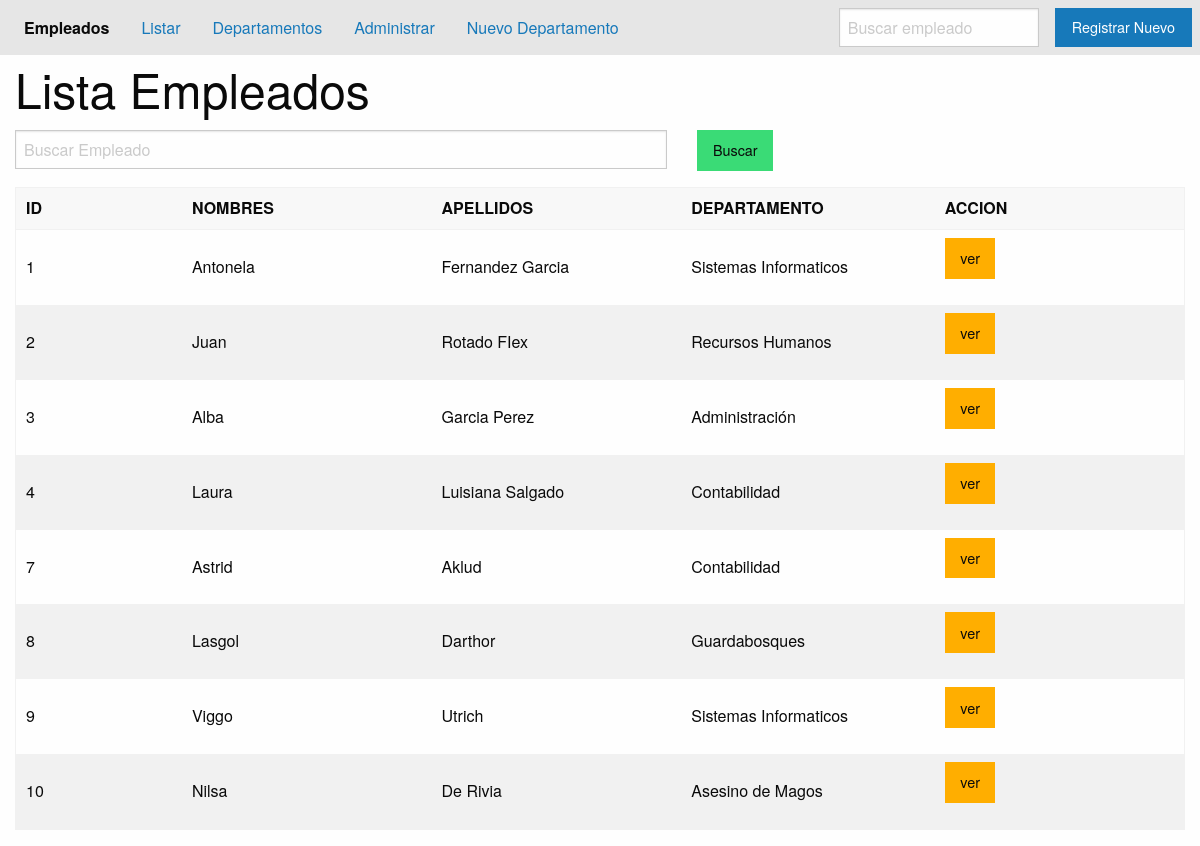
The app's page /list-all-workers/ with its own data.
### applications/persona/models.py (models this page shows, shortened)
class Empleado(models.Model):
    jobs = (
        ('0','Contable'),
        ('1','Administrador'),
        ('2','Economista'),
        ('3','Secretario'),
        ('4','Ejecutivo')
    )
    first_name = models.CharField('Nombre', max_length=50)
    last_name = models.CharField('Apellido', max_length=50)
    job = models.CharField('Trabajo', max_length=20, choices=jobs)
    departamento = models.ForeignKey(Departamento, on_delete=models.CASCADE)
    skills = models.ManyToManyField(Skills)
    class Meta:
        verbose_name_plural = 'Workers'

### applications/departamento/models.py (models this page shows)
class Departamento(models.Model):
    name = models.CharField('Nombre', max_length=50)
    iniciales= models.CharField('Iniciales', max_length=20)
    active= models.BooleanField('Activo',default=False)
    class Meta:
        verbose_name = 'Mi departamento'
        verbose_name_plural = 'Areas'
    def __str__(self):
        return self.name

### applications/persona/views.py (the view)
# urls.py: path('list-all-workers/', views.ListAllEmpleados.as_view(), name='listWorkers'),
class ListAllEmpleados(ListView):
    template_name = 'list_all_empleados.html'
    context_object_name = 'workers'
    def queryset(self):
        key_word = self.request.GET.get('keyWord', '')
        print(key_word)
        queryset = Empleado.objects.filter(
        first_name__icontains = key_word
    )
        return queryset

### applications/persona/templates/list_all_empleados.html (shortened to what this page needs)
{% extends 'base.html' %}
{% block content %}
{% include 'header.html' %}
<div class="grid-container">
    <div class="grid-x">
        <h1 class="cell">Lista Empleados</h1>
        <form class="cell grid-x grid-margin-x" method="GET">{% csrf_token %}
            <div class="cell large-7">
                <input type="text" placeholder="Buscar Empleado" name="keyWord" id="keyWord">
            </div>
            <div class="cell large-2">
                <button type="submit" class="success button">Buscar</button>
            </div>
        </form>
        <div class="cell">
            <table>
                <thead>
                    <tr>
                        <th width="100">ID</th>
                        <th width="150">NOMBRES</th>
                        <th width="150">APELLIDOS</th>
                        <th width="150">DEPARTAMENTO</th>
                        <th width="150">ACCION</th>
                    </tr>
                </thead>
                <tbody>
                    {% for worker in workers %}
                    <tr>
                        <td>{{worker.id}}</td>
                        <td>{{worker.first_name}}</td>
                        <td>{{worker.last_name}}</td>
                        <td>{{worker.departamento}}</td>
                        <td><a class="button warning" href="{% url 'app_persona:workerInfo' worker.id%}">ver</a>
                        </td>
                    </tr>
                    {% endfor %}
                </tbody>
            </table>
        </div>
        </div>
    </div>
{% endblock content %}

### records on screen
Empleado: id "1", first_name "Antonela", last_name "Fernandez Garcia", departamento "Sistemas Informaticos"
Empleado: id "2", first_name "Juan", last_name "Rotado FIex", departamento "Recursos Humanos"
Empleado: id "3", first_name "Alba", last_name "Garcia Perez", departamento "Administración"
Empleado: id "4", first_name "Laura", last_name "Luisiana Salgado", departamento "Contabilidad"
Empleado: id "7", first_name "Astrid", last_name "Aklud", departamento "Contabilidad"
Empleado: id "8", first_name "Lasgol", last_name "Darthor", departamento "Guardabosques"
Empleado: id "9", first_name "Viggo", last_name "Utrich", departamento "Sistemas Informaticos"
Empleado: id "10", first_name "Nilsa", last_name "De Rivia", departamento "Asesino de Magos"
